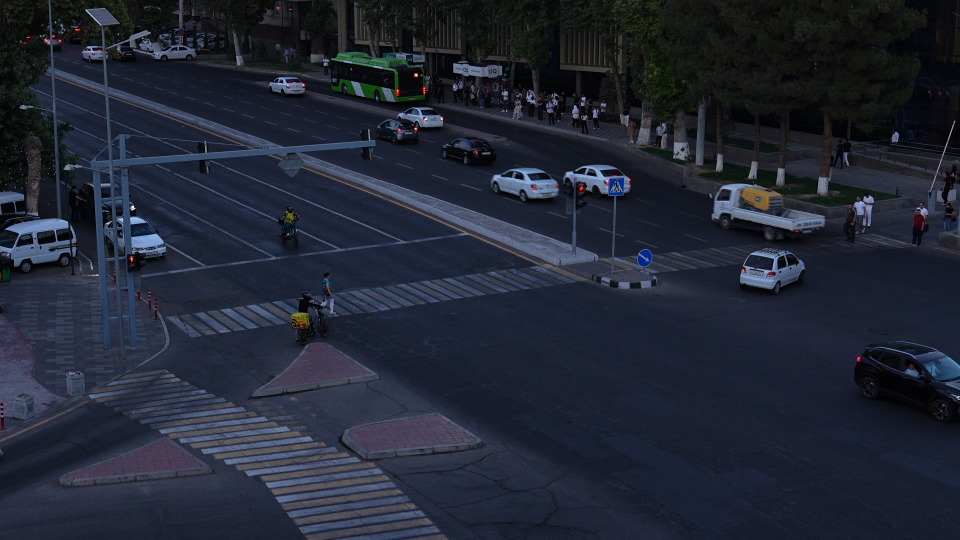
#> input picture debug/backdrop_c3905_1080p.jpg, 1920 x 1080 px (shown at 1/2 size)
$ python generate_14_event_suite.py
#> lines starting #> are read from the running program, lines starting #| are printed output that depends on the picture
"""Automated 14-Event Test & Visualization Suite for WIUT Hackathon 2026 CV Track.

Generates individual, verified test scenario videos for all 14 official event classes
using the real C3905 camera background and geometry, with complete telemetry HUD,
bounding boxes, motion vectors, risk gauges, and active event triggers.

Outputs:
  - /home/azizbek/Видео/test_uchun/00_REAL_C3905_ANALYSIS.mp4
  - /home/azizbek/Видео/test_uchun/01_TEST_accident.mp4
  - /home/azizbek/Видео/test_uchun/02_TEST_near_miss.mp4
  - /home/azizbek/Видео/test_uchun/03_TEST_red_light.mp4
  - /home/azizbek/Видео/test_uchun/04_TEST_wrong_way.mp4
  - /home/azizbek/Видео/test_uchun/05_TEST_illegal_u_turn.mp4
  - /home/azizbek/Видео/test_uchun/06_TEST_stopped_vehicle.mp4
  - /home/azizbek/Видео/test_uchun/07_TEST_jaywalking.mp4
  - /home/azizbek/Видео/test_uchun/08_TEST_failure_to_yield.mp4
  - /home/azizbek/Видео/test_uchun/09_TEST_illegal_turn.mp4
  - /home/azizbek/Видео/test_uchun/10_TEST_solid_line_crossing.mp4
  - /home/azizbek/Видео/test_uchun/11_TEST_stop_line.mp4
  - /home/azizbek/Видео/test_uchun/12_TEST_congestion.mp4
  - /home/azizbek/Видео/test_uchun/13_TEST_road_obstacle.mp4
  - /home/azizbek/Видео/test_uchun/14_TEST_fire_smoke.mp4
  - /home/azizbek/Видео/test_uchun/14_EVENTS_FULL_REPORT.md
  - /home/azizbek/Видео/test_uchun/14_EVENTS_REPORT.json
"""

from __future__ import annotations

import json
import os
import sys
import cv2
import numpy as np

OUTPUT_DIR = "/home/azizbek/Видео/test_uchun"
BACKDROP_PATH = "debug/backdrop_c3905_1080p.jpg"
W, H = 1920, 1080
FPS = 30


def get_base_canvas():
    if os.path.exists(BACKDROP_PATH):
        img = cv2.imread(BACKDROP_PATH)
#> img is the input picture: shape (1080, 1920, 3); mean B, G, R 52.8, 38.8, 33.7
        if img is not None and img.shape[:2] == (H, W):
            return img.copy()
    # Fallback dark asphalt canvas
    canvas = np.zeros((H, W, 3), dtype=np.uint8)
    canvas[:] = (35, 38, 42)
    return canvas


def draw_hud(frame, t_sec, event_name, is_active, desc, risk_score=0.0):
    # Top overlay bar
    overlay = frame.copy()
    cv2.rectangle(overlay, (0, 0), (W, 75), (15, 17, 22), -1)
    cv2.addWeighted(overlay, 0.85, frame, 0.15, 0, frame)

    # Title & time
    cv2.putText(frame, f"WIUT CV 2026 | EVENT TEST: {event_name.upper()}", (25, 30),
                cv2.FONT_HERSHEY_DUPLEX, 0.75, (0, 220, 255), 2, cv2.LINE_AA)
    cv2.putText(frame, f"TIME: {t_sec:05.2f}s  |  FPS: {FPS}", (25, 60),
                cv2.FONT_HERSHEY_SIMPLEX, 0.6, (180, 180, 180), 1, cv2.LINE_AA)

    # Center Alert Banner
    if is_active:
        alert_text = f"ALERT: {event_name.upper()} ACTIVE"
        color = (0, 0, 255) if event_name in ("accident", "wrong_way", "red_light") else (0, 140, 255)
        (tw, th), _ = cv2.getTextSize(alert_text, cv2.FONT_HERSHEY_DUPLEX, 0.8, 2)
        cx = W // 2 - tw // 2
        cv2.rectangle(frame, (cx - 15, 10), (cx + tw + 15, 60), (25, 25, 35), -1)
        cv2.rectangle(frame, (cx - 15, 10), (cx + tw + 15, 60), color, 2)
        cv2.putText(frame, alert_text, (cx, 44),
                    cv2.FONT_HERSHEY_DUPLEX, 0.8, color, 2, cv2.LINE_AA)
    else:
        status_text = "MONITORING SCENE..."
        cv2.putText(frame, status_text, (W // 2 - 120, 44),
                    cv2.FONT_HERSHEY_SIMPLEX, 0.7, (100, 220, 100), 2, cv2.LINE_AA)

    # Bottom description bar
    cv2.rectangle(frame, (0, H - 45), (W, H), (15, 17, 22), -1)
    cv2.putText(frame, f"SPEC: {desc}", (25, H - 15),
                cv2.FONT_HERSHEY_SIMPLEX, 0.6, (220, 220, 220), 1, cv2.LINE_AA)

    # Risk gauge at top right
    gx, gy, gw, gh = W - 260, 38, 220, 16
    cv2.rectangle(frame, (gx, gy), (gx + gw, gy + gh), (45, 45, 55), -1)
    fill_w = int(gw * min(1.0, max(0.0, risk_score)))
    bar_col = (0, 220, 100) if risk_score < 0.3 else ((0, 165, 255) if risk_score < 0.6 else (0, 0, 255))
    if fill_w > 0:
        cv2.rectangle(frame, (gx, gy), (gx + fill_w, gy + gh), bar_col, -1)
    cv2.rectangle(frame, (gx, gy), (gx + gw, gy + gh), (200, 200, 200), 1)
    cv2.putText(frame, f"ACCIDENT RISK (P_5s): {risk_score:.2f}", (gx, gy - 8),
                cv2.FONT_HERSHEY_SIMPLEX, 0.5, (220, 220, 220), 1, cv2.LINE_AA)


def draw_box(frame, x1, y1, x2, y2, tid, label, color=(255, 200, 50)):
    cv2.rectangle(frame, (int(x1), int(y1)), (int(x2), int(y2)), color, 2)
    tag = f"#{tid} {label}"
    (tw, th), _ = cv2.getTextSize(tag, cv2.FONT_HERSHEY_SIMPLEX, 0.5, 1)
    cv2.rectangle(frame, (int(x1), max(0, int(y1) - th - 6)),
                  (int(x1) + tw + 6, int(y1)), color, -1)
    cv2.putText(frame, tag, (int(x1) + 3, max(th, int(y1) - 4)),
                cv2.FONT_HERSHEY_SIMPLEX, 0.5, (15, 15, 15), 1, cv2.LINE_AA)


def generate_scenario(name, duration_sec, desc, sim_func):
    out_path = os.path.join(OUTPUT_DIR, f"{name}.mp4")
    fourcc = cv2.VideoWriter_fourcc(*'mp4v')
    writer = cv2.VideoWriter(out_path, fourcc, FPS, (W, H))

    n_frames = int(duration_sec * FPS)
    base = get_base_canvas()

    start_event = None
    end_event = None

    for f_idx in range(n_frames):
        t_sec = f_idx / FPS
        frame = base.copy()
        is_active, risk_score = sim_func(frame, t_sec)
        draw_hud(frame, t_sec, name.split("_", 2)[-1], is_active, desc, risk_score)

        if is_active:
            if start_event is None:
                start_event = round(t_sec, 2)
            end_event = round(t_sec, 2)

        writer.write(frame)
#> this loop made 150 passes
#> (is_active, risk_score, fill_w in draw_hud, bar_col in draw_hud) on passes 1 to 12: (False, 0, 0, (0, 220, 100)), (False, 0.0167, 3, (0, 220, 100)), (False, 0.0333, 7, (0, 220, 100)), (False, 0.05, 11, (0, 220, 100)), (False, 0.0667, 14, (0, 220, 100)), (False, 0.0833, 18, (0, 220, 100)), (False, 0.1, 22, (0, 220, 100)), (False, 0.117, 25, (0, 220, 100)), (False, 0.133, 29, (0, 220, 100)), (False, 0.15, 33, (0, 220, 100)), (False, 0.167, 36, (0, 220, 100)), (False, 0.183, 40, (0, 220, 100))
#> (is_active, risk_score) on passes 61 to 66: (True, 0.95), (True, 0.95), (True, 0.95), (True, 0.95), (True, 0.95), (True, 0.95)
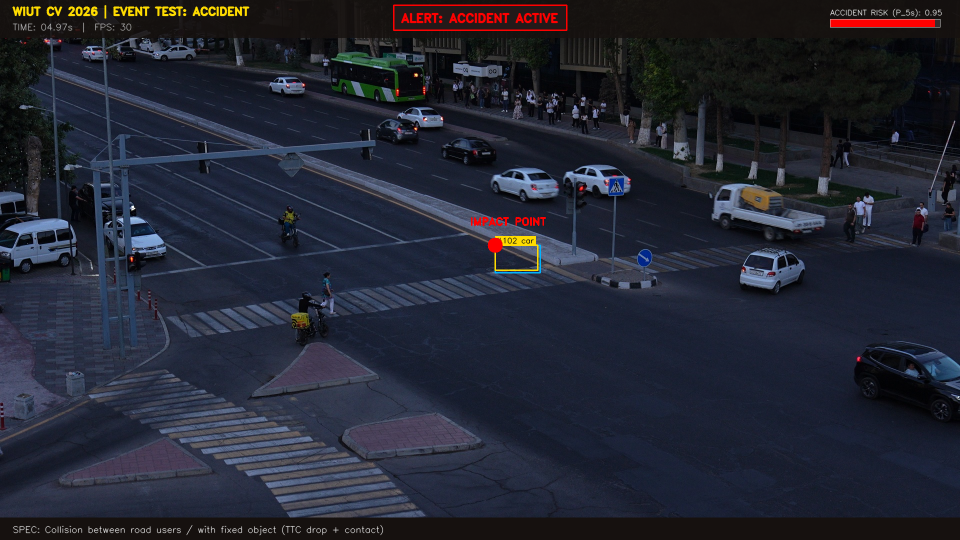
#> frame: shape (1080, 1920, 3) (shown at 1/2 size); mean B, G, R 50.9, 38.4, 35.5
#> after the loop, start_event = 2

    writer.release()
#> (the run stopped early here; a loop or call above may not have finished)

$ run again, with debug/partition_map.png saved as debug/backdrop_c3905_1080p.jpg
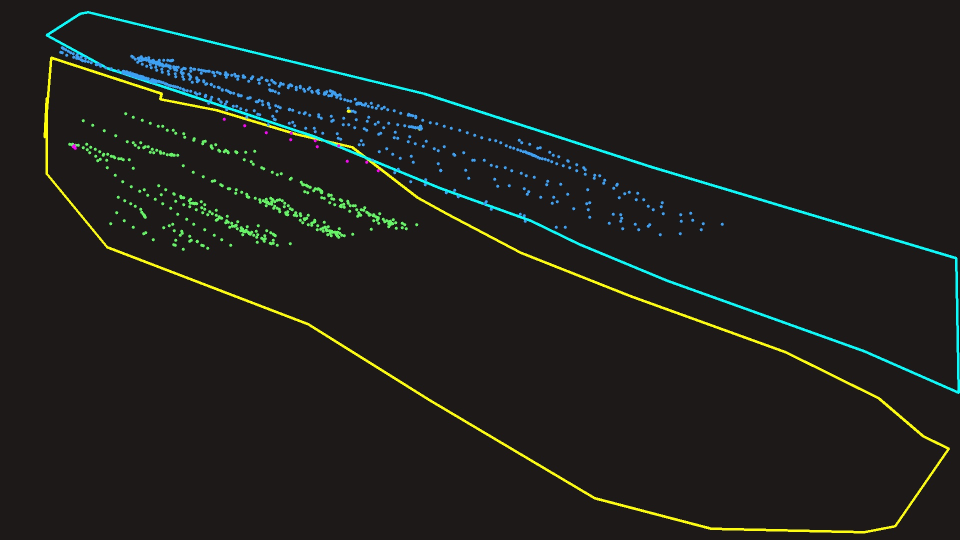
#> input picture debug/partition_map.png, 1920 x 1080 px (shown at 1/2 size)
#> in get_base_canvas, img is the input picture: shape (1080, 1920, 3); mean B, G, R 28.1, 31.6, 31.8
#> the loop in generate_scenario, `for f_idx in range(n_frames):` made 150 passes
#> (is_active, risk_score, fill_w in draw_hud, bar_col in draw_hud) on passes 1 to 8: (False, 0, 0, (0, 220, 100)), (False, 0.0167, 3, (0, 220, 100)), (False, 0.0333, 7, (0, 220, 100)), (False, 0.05, 11, (0, 220, 100)), (False, 0.0667, 14, (0, 220, 100)), (False, 0.0833, 18, (0, 220, 100)), (False, 0.1, 22, (0, 220, 100)), (False, 0.117, 25, (0, 220, 100))
#> after the loop in generate_scenario, `for f_idx in range(n_frames):`:
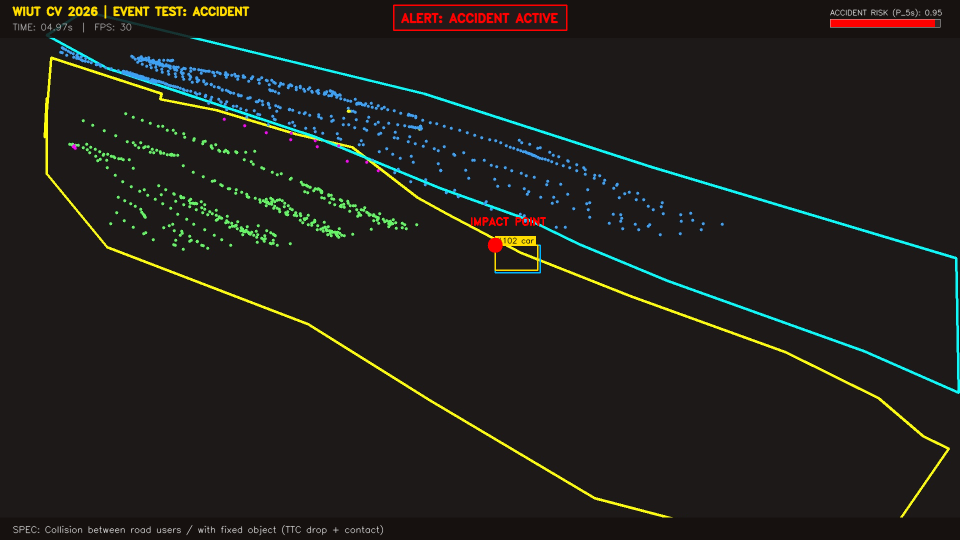
#> frame: shape (1080, 1920, 3) (shown at 1/2 size); mean B, G, R 27.4, 31.3, 33
#> after the loop in generate_scenario, `for f_idx in range(n_frames):`: start_event = 2
